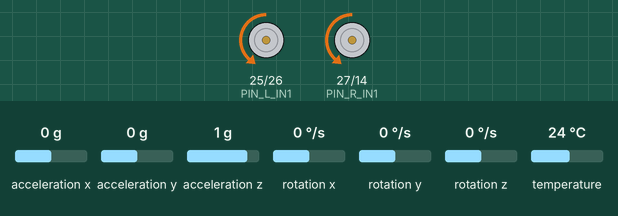
Simulated run of this sketch. Board: ESP32. Parts: motor-driver pin pairs drawn as motors (green arrow = first pin HIGH = forward, orange = second pin HIGH = backward, longer = more drive). The inputs (shaded band) are chosen by the test bench; at power-on: acceleration x 0 g, rotation y 0 °/s, acceleration y 0 g, acceleration z 1 g, rotation x 0 °/s, rotation z 0 °/s, temperature 24 °C. What the sketch prints to the serial monitor is not drawn.

Above: at 3.7 s.
3.8 s: acceleration x set to -1.4 g
At 4.9 s:
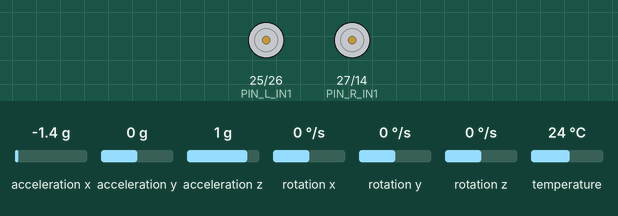
5.3 s: acceleration x set to -0.7 g
6.8 s: acceleration x set to -0.4 g
At 7.9 s:
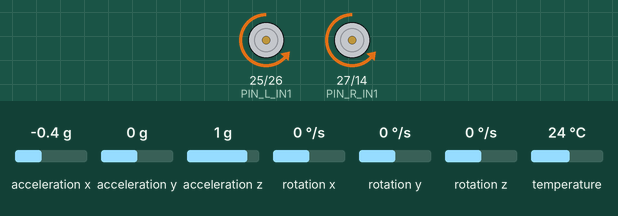
8.4 s: rotation y set to -192 °/s
At 9.9 s:
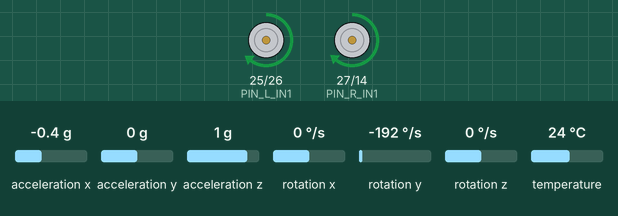
Timing chart, 0 to 11.4 s (numbered marks = the images above; inputs shaded):
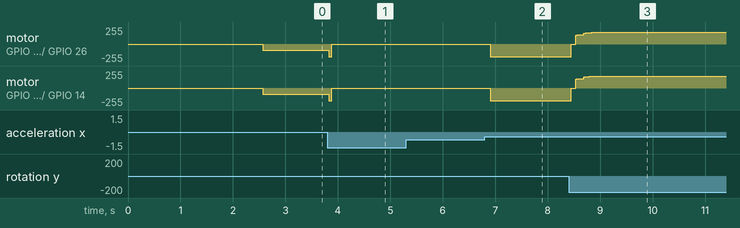

The sketch:

code.ino
```cpp
/*
===========================================================
 Project:   Self-Balancing Robot (ESP32 + MPU6050)
 Author:    Máximo Mancilla
 Date:      2026
 Description:
   Two-wheeled self-balancing robot using:
   - ESP32
   - MPU6050 IMU
   - DRV8833 motor driver

   Control strategy:
     • Complementary filter for angle estimation
     • PD control on tilt
     • Velocity damping term (state feedback)
     • Deadzone compensation per motor
     • PWM slew rate limiting
===========================================================
*/

#include <Wire.h>
#include <Adafruit_MPU6050.h>
#include <Adafruit_Sensor.h>

/* ================= HARDWARE CONFIG ================= */

// DRV8833 motor pins
constexpr int PIN_L_IN1 = 25;
constexpr int PIN_L_IN2 = 26;
constexpr int PIN_R_IN1 = 27;
constexpr int PIN_R_IN2 = 14;

// PWM settings
constexpr int PWM_FREQ = 1000;
constexpr int PWM_RES  = 8;
constexpr int MAX_PWM  = 190;

// Minimum PWM per motor/direction (from calibration)
constexpr int MIN_PWM_L_FWD = 78;
constexpr int MIN_PWM_L_REV = 78;
constexpr int MIN_PWM_R_FWD = 80;
constexpr int MIN_PWM_R_REV = 78;

// Slew rate limit
constexpr float MAX_PWM_STEP = 30.0;

// IMU
Adafruit_MPU6050 mpu;

/* ================= CONTROL TUNING ================= */

float targetAngle = -2.3;

float Kp = 7.8;
float Kd = 0.6;
float Kv = 0.4;

constexpr float FALL_ANGLE = 30.0;
constexpr float alpha = 0.98;   // complementary filter weight

/* ================= STATE VARIABLES ================= */

float angle = 0.0;
float velocity = 0.0;

float lastPWM_L = 0.0;
float lastPWM_R = 0.0;

unsigned long lastTime = 0;

/* =================================================== */
/* ================= HELPER FUNCTIONS ================= */
/* =================================================== */

void stopMotors() {
  ledcWrite(PIN_L_IN1, 0);
  ledcWrite(PIN_L_IN2, 0);
  ledcWrite(PIN_R_IN1, 0);
  ledcWrite(PIN_R_IN2, 0);

  lastPWM_L = 0;
  lastPWM_R = 0;
}

float computeAccelerometerAngle(sensors_event_t &acc) {
  return atan2(
    -acc.acceleration.x,
    sqrt(acc.acceleration.y * acc.acceleration.y +
         acc.acceleration.z * acc.acceleration.z)
  ) * 180.0 / PI;
}

void applySlewLimiter(int &pwmL, int &pwmR) {
  float deltaL = pwmL - lastPWM_L;
  if (deltaL >  MAX_PWM_STEP) pwmL = lastPWM_L + MAX_PWM_STEP;
  if (deltaL < -MAX_PWM_STEP) pwmL = lastPWM_L - MAX_PWM_STEP;

  float deltaR = pwmR - lastPWM_R;
  if (deltaR >  MAX_PWM_STEP) pwmR = lastPWM_R + MAX_PWM_STEP;
  if (deltaR < -MAX_PWM_STEP) pwmR = lastPWM_R - MAX_PWM_STEP;

  lastPWM_L = pwmL;
  lastPWM_R = pwmR;
}

void driveMotors(float control) {

  float pwmMag = abs(control);

  if (pwmMag < 5.0) {
    stopMotors();
    return;
  }

  int pwmL, pwmR;

  if (control > 0) {  // Forward
    pwmL = MIN_PWM_L_FWD + pwmMag;
    pwmR = MIN_PWM_R_FWD + pwmMag;
  } else {            // Reverse
    pwmL = MIN_PWM_L_REV + pwmMag;
    pwmR = MIN_PWM_R_REV + pwmMag;
  }

  pwmL = constrain(pwmL, 0, MAX_PWM);
  pwmR = constrain(pwmR, 0, MAX_PWM);

  applySlewLimiter(pwmL, pwmR);

  if (control > 0) {
    ledcWrite(PIN_L_IN1, pwmL);
    ledcWrite(PIN_L_IN2, 0);
    ledcWrite(PIN_R_IN1, pwmR);
    ledcWrite(PIN_R_IN2, 0);
  } else {
    ledcWrite(PIN_L_IN1, 0);
    ledcWrite(PIN_L_IN2, pwmL);
    ledcWrite(PIN_R_IN1, 0);
    ledcWrite(PIN_R_IN2, pwmR);
  }
}

/* =================================================== */
/* ====================== SETUP ====================== */
/* =================================================== */

void setup() {

  Serial.begin(115200);
  delay(1000);

  Wire.begin(21, 22);

  if (!mpu.begin()) {
    Serial.println("ERROR: MPU6050 not detected");
    while (1);
  }

  mpu.setAccelerometerRange(MPU6050_RANGE_4_G);
  mpu.setGyroRange(MPU6050_RANGE_250_DEG);
  mpu.setFilterBandwidth(MPU6050_BAND_21_HZ);

  pinMode(PIN_L_IN1, OUTPUT);
  pinMode(PIN_L_IN2, OUTPUT);
  pinMode(PIN_R_IN1, OUTPUT);
  pinMode(PIN_R_IN2, OUTPUT);

  ledcAttach(PIN_L_IN1, PWM_FREQ, PWM_RES);
  ledcAttach(PIN_L_IN2, PWM_FREQ, PWM_RES);
  ledcAttach(PIN_R_IN1, PWM_FREQ, PWM_RES);
  ledcAttach(PIN_R_IN2, PWM_FREQ, PWM_RES);

  // IMU Calibration
  float sum = 0;
  for (int i = 0; i < 300; i++) {
    sensors_event_t acc, gyro, temp;
    mpu.getEvent(&acc, &gyro, &temp);
    sum += computeAccelerometerAngle(acc);
    delay(3);
  }

  angle = sum / 300.0;
  lastTime = micros();

  Serial.println("System Ready — Hold upright and release");
}

/* =================================================== */
/* ======================= LOOP ====================== */
/* =================================================== */

void loop() {

  sensors_event_t acc, gyro, temp;
  mpu.getEvent(&acc, &gyro, &temp);

  unsigned long now = micros();
  float dt = (now - lastTime) * 1e-6;
  lastTime = now;

  if (dt <= 0 || dt > 0.03) return;

  /* ===== Angle Estimation (Complementary Filter) ===== */

  float accAngle = computeAccelerometerAngle(acc);
  float gyroRate = gyro.gyro.y * 180.0 / PI;

  angle = alpha * (angle + gyroRate * dt)
        + (1.0 - alpha) * accAngle;

  /* ===== Safety Cutoff ===== */

  if (abs(angle - targetAngle) > FALL_ANGLE) {
    stopMotors();
    velocity = 0;
    return;
  }

  /* ===== Control Law ===== */

  float error = targetAngle - angle;

  float control =
      (Kp * error)
    - (Kd * gyroRate)
    - (Kv * velocity);

  /* ===== Velocity Estimate ===== */

  velocity += control * dt;
  velocity *= 0.97;
  velocity = constrain(velocity, -50.0, 50.0);

  /* ===== Motor Command ===== */

  driveMotors(control);

  /* ===== Debug Output ===== */

  Serial.print("Angle=");
  Serial.print(angle, 2);
  Serial.print("  Vel=");
  Serial.print(velocity, 2);
  Serial.println();
}
```

Measured:
- the behaviour switches between -0.6 and -0.5 g on acceleration x (found by bisection; images 1 and 2)
- after the input at 3.8 s, motor on GPIO 25 (PIN_L_IN1) / GPIO 26 (PIN_L_IN2), motor on GPIO 27 (PIN_R_IN1) / GPIO 14 (PIN_R_IN2): backward 95/255 → stopped at once
- after the input at 6.8 s, motor on GPIO 25 (PIN_L_IN1) / GPIO 26 (PIN_L_IN2), motor on GPIO 27 (PIN_R_IN1) / GPIO 14 (PIN_R_IN2): stopped → backward 189/255 after 0.10 s
- after the input at 8.4 s, motor on GPIO 25 (PIN_L_IN1) / GPIO 26 (PIN_L_IN2): moves from backward 189/255 to forward 177/255 over 0.86 s, starting after 0.05 s; motor on GPIO 27 (PIN_R_IN1) / GPIO 14 (PIN_R_IN2): moves from backward 189/255 to forward 179/255 over 0.86 s, starting after 0.05 s
